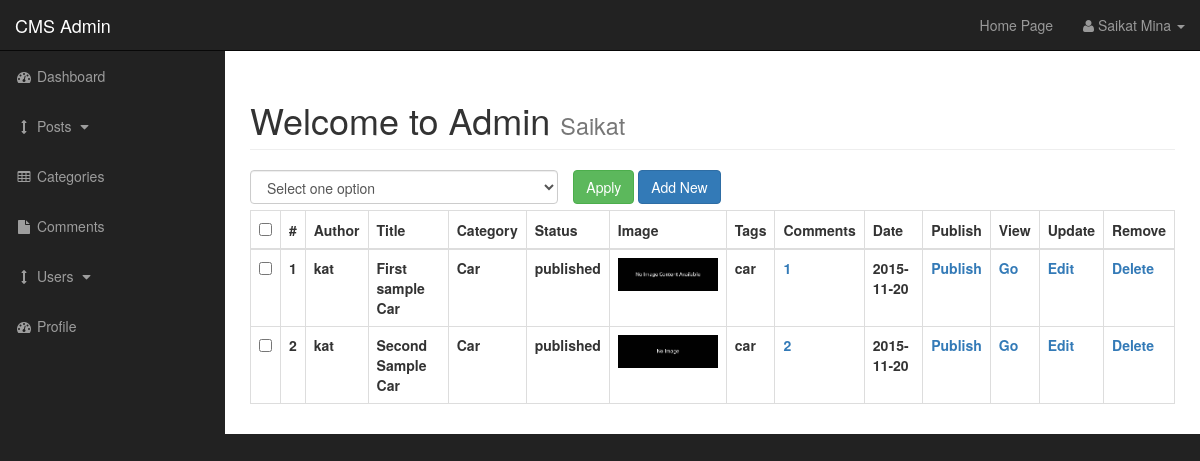
Screenshot of /admin/posts.php (signed in) with the database file from the repository.
### tables this page shows
CREATE TABLE `posts` (
  `post_id` int(3) NOT NULL,
  `post_category_id` int(3) NOT NULL,
  `post_title` varchar(255) NOT NULL,
  `post_author` varchar(255) NOT NULL,
  `post_date` date NOT NULL,
  `post_image` text NOT NULL,
  `post_content` text NOT NULL,
  `post_tags` varchar(255) NOT NULL,
  `post_status` varchar(255) NOT NULL DEFAULT 'draft'
);

CREATE TABLE `categories` (
  `cat_id` int(3) NOT NULL,
  `cat_title` varchar(255) NOT NULL
);

### admin/includes/functions.php (called while the page is built, shortened)
<?php
function getAllPosts() {
    global $connection;
    $query = "SELECT    posts.post_id,
                        posts.post_category_id,
                        posts.post_title,
                        posts.post_author,
                        posts.post_date,
                        posts.post_image,
                        posts.post_content,
                        posts.post_tags,
                        posts.post_status,
                        categories.cat_title
                        FROM posts
                        LEFT JOIN categories ON categories.cat_id = posts.post_category_id
                        ORDER BY post_status DESC";
    if ($result = mysqli_query($connection, $query))
        return $result;
    return null;
}
function getCommentsByPost($id) {
    global $connection;
    $query = "SELECT * FROM comments WHERE comment_post_id = $id";
    if ($result = mysqli_query($connection, $query))
        return $result;
    return null;
}
?>

### admin/includes/view_posts.php (the view, shortened to what this page needs)
<form action="" method="post">
    <table class="table table-bordered">
        <div id="bulk_selection" class="col-xs-4">
            <select class="form-control" name="bulk_option">
                <option value="">Select one option</option>
            </select>
        </div>
        <div class="col-xs-4">
            <input class="btn btn-success" type="submit" name="bulk_apply" value="Apply">
            <a class="btn btn-primary" href="?source=add_posts">Add New</a>
        </div>
        <br>
        <br>
        <thead>
            <tr>
                <th scope="col">
                    <input type="checkbox" id="selectAllPosts" name="" value="">
                </th>
                <th scope="col">#</th>
                <th scope="col">Author</th>
                <th scope="col">Title</th>
                <th scope="col">Category</th>
                <th scope="col">Status</th>
                <th scope="col">Image</th>
                <th scope="col">Tags</th>
                <th scope="col">Comments</th>
                <th scope="col">Date</th>
                <th scope="col">Publish</th>
                <th scope="col">View</th>
                <th scope="col">Update</th>
                <th scope="col">Remove</th>
            </tr>
        </thead>
        <tbody>
<?php
            if ($result = getAllPosts()) {
                $i = 0;
                while ($row = mysqli_fetch_assoc($result)) {
?>
                    <tr>
                        <th scope="row">
                            <input type="checkbox" class="selectPost" name="post_selection[]" value="<?php echo $row["post_id"]; ?>">
                        </th>
                        <th scope="row"><?php echo ++$i; ?></th>
                        <th scope="row"><?php echo $row["post_author"]; ?></th>
                        <th scope="row"><?php echo $row["post_title"]; ?></th>
                        <th scope="row"><?php echo $row["cat_title"]; ?></th>
                        <th scope="row"><?php echo $row["post_status"]; ?></th>
                        <th scope="row">
                            <img src="../images/<?php echo $row["post_image"]; ?>" alt="<?php echo $row["post_image"]; ?>" width="100">
                        </th>
                        <th scope="row"><?php echo $row["post_tags"]; ?></th>
<?php
                        if ($post_comment_result = getCommentsByPost($row["post_id"])) {
                            $post_comment_count = mysqli_num_rows($post_comment_result);
                        }
?>
                        <th scope="row">
                            <a href="comments.php?source=view_post_comments&id=<?php echo $row["post_id"]; ?>">
                                <?php echo $post_comment_count; ?></th>
                        <th scope="row"><?php echo $row["post_date"]; ?></th>
                        <th scope="row">
                            <a href="posts.php?publish=<?php echo $row["post_id"]; ?>">Publish</a>
                        </th>
                        <th scope="row">
                            <a href="../post.php?id=<?php echo $row["post_id"]; ?>">Go</a>
                        </th>
                        <th scope="row">
                            <a href="posts.php?source=edit_posts&id=<?php echo $row["post_id"]; ?>">Edit</a>
                        </th>
                        <th scope="row">
                            <a href="posts.php?delete=<?php echo $row["post_id"]; ?>" onclick="return confirm('Are you sure you want to delete?');">Delete</a>
                        </th>
                    </tr>
<?php
                }
            }
?>
        </tbody>
    </table>
</form>

### admin/css/sb-admin.css (style rules this page uses)
body { margin-top: 100px; background-color: #222; }
@media (min-width:768px) { body { margin-top: 50px; } }

### admin/css/style.css (style rules this page uses)
#bulk_selection { padding: 0px; }

### rows the page displays
posts: post_author "kat", post_title "First sample Car", categories.cat_title "Car", post_status "published", post_image (placeholder picture), post_tags "car", post_comment_count "1", post_date "2015-11-20"
posts: post_author "kat", post_title "Second Sample Car", categories.cat_title "Car", post_status "published", post_image (placeholder picture), post_tags "car", post_comment_count "2", post_date "2015-11-20"

### other values shown
$_SESSION["firstname"] "Saikat"
$_SESSION["lastname"] "Mina"
